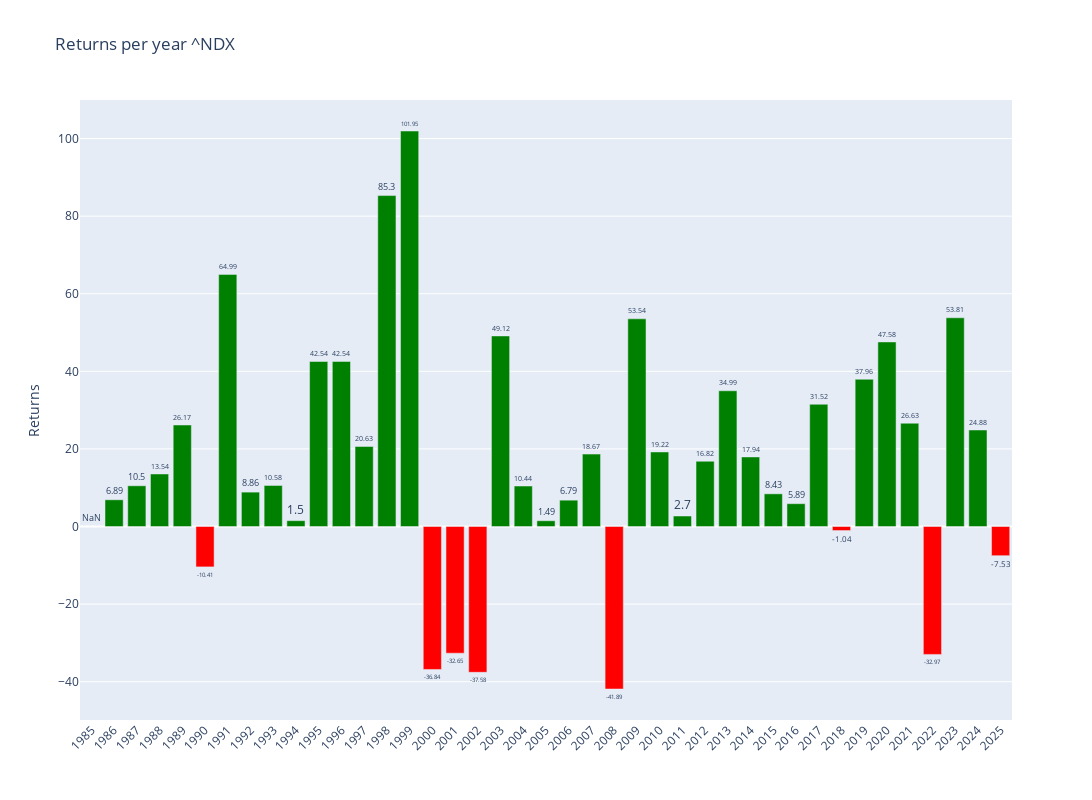

The cell this chart's notebook holds for it:
### Code cell
# Plotly
fig = make_subplots()

# Add colors
colors = ['green' if x >= 0 else 'red' for x in annual_data['Return']]

# Graph (1,1)
fig.add_trace(go.Bar(y=annual_data['Return'],x=annual_data['Return'].index,text=round(annual_data['Return'],2),textposition='outside',marker_color=colors,hoverinfo='skip'),row=1,col=1)

# Update xaxis properties
fig.update_yaxes(title_text="Returns", row=1, col=1)

fig.update_layout(xaxis=dict(tickvals=annual_data.index,tickangle=-45),height=800, width=1300,title=f"Returns per year {ticker}")

fig.show()

### Figure 1 — Plotly figure (JSON) as saved in the notebook; plotly's stock layout.template omitted (floating-point values rounded to 4 significant figures)
{"data": [{"hoverinfo": "skip", "marker": {"color": ["red", "green", "green", "green", "green", "red", "green", "green", "green", "green", "green", "green", "green", "green", "green", "red", "red", "red", "green", "green", "green", "green", "green", "red", "green", "green", "green", "green", "green", "green", "green", "green", "green", "red", "green", "green", "green", "red", "green", "green", "red"]}, "text": [NaN, 6.89, 10.5, 13.54, 26.17, -10.41, 64.99, 8.86, 10.58, 1.5, 42.54, 42.54, 20.63, 85.3, 102.0, -36.84, -32.65, -37.58, 49.12, 10.44, 1.49, 6.79, 18.67, -41.89, 53.54, 19.22, 2.7, 16.82, 34.99, 17.94, 8.43, 5.89, 31.52, -1.04, 37.96, 47.58, 26.63, -32.97, 53.81, 24.88, -7.53], "textposition": "outside", "type": "bar", "x": [1985, 1986, 1987, 1988, 1989, 1990, 1991, 1992, 1993, 1994, 1995, 1996, 1997, 1998, 1999, 2000, 2001, 2002, 2003, 2004, 2005, 2006, 2007, 2008, 2009, 2010, 2011, 2012, 2013, 2014, 2015, 2016, 2017, 2018, 2019, 2020, 2021, 2022, 2023, 2024, 2025], "xaxis": "x", "y": [NaN, 6.886, 10.5, 13.54, 26.17, -10.41, 64.99, 8.865, 10.58, 1.504, 42.54, 42.54, 20.63, 85.3, 102.0, -36.84, -32.65, -37.58, 49.12, 10.44, 1.485, 6.789, 18.67, -41.89, 53.54, 19.22, 2.704, 16.82, 34.99, 17.94, 8.427, 5.886, 31.52, -1.039, 37.96, 47.58, 26.63, -32.97, 53.81, 24.88, -7.525], "yaxis": "y"}], "layout": {"height": 800, "title": {"text": "Returns per year ^NDX"}, "width": 1300, "xaxis": {"anchor": "y", "domain": [0, 1], "tickangle": -45, "tickvals": [1985, 1986, 1987, 1988, 1989, 1990, 1991, 1992, 1993, 1994, 1995, 1996, 1997, 1998, 1999, 2000, 2001, 2002, 2003, 2004, 2005, 2006, 2007, 2008, 2009, 2010, 2011, 2012, 2013, 2014, 2015, 2016, 2017, 2018, 2019, 2020, 2021, 2022, 2023, 2024, 2025]}, "yaxis": {"anchor": "x", "domain": [0, 1], "title": {"text": "Returns"}}}}
